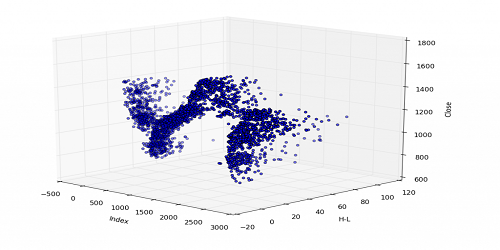
#> input picture 3D-Matplotlib.png, 500 x 250 px
$ python opencv5-selfchallenge.py
#> lines starting #> are read from the running program, lines starting #| are printed output that depends on the picture; after the words box and inside, x2 and y2 are one past the last pixel; in counts of white or black regions, pixels touching at a corner belong together
import cv2
import numpy as np

img1 = cv2.imread('3D-Matplotlib.png')
#> img1 is the input picture: shape (250, 500, 3); mean B, G, R 240.9, 235.7, 235.7
img2 = cv2.imread('ball.jpg')
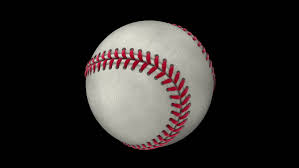
#> input picture ball.jpg, 299 x 168 px
#> img2 is the input picture: shape (168, 299, 3); mean B, G, R 38.2, 39.7, 43.6
cv2.imshow('original', img2)

#print (img2.shape)
rows,cols,channels = img2.shape
#> rows = 168; cols = 299; channels = 3

roi = img1[0:rows, 0:cols]
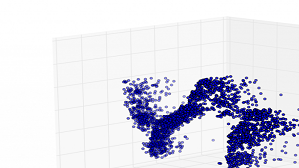
#> roi: shape (168, 299, 3); mean B, G, R 232.1, 219.9, 219.9
#cv2.imshow('roi', roi)
raw_add = cv2.add(roi, img2)
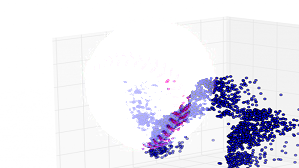
#> raw_add: shape (168, 299, 3); mean B, G, R 240.3, 230.2, 231
#cv2.imshow('raw_add', raw_add)

img2gray = cv2.cvtColor(img2, cv2.COLOR_BGR2GRAY)
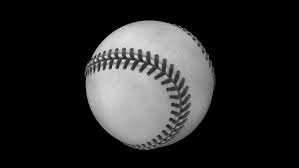
#> img2gray: shape (168, 299); min 0, max 233, mean 40.7
cv2.imshow('gray', img2gray)

ret, mask = cv2.threshold(img2gray, 20,255, cv2.THRESH_BINARY_INV)
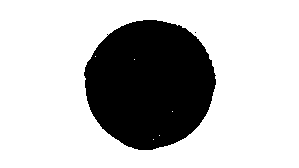
#> mask: shape (168, 299); 73.8% white; 2 black regions (1 under 20 px), largest, box (x1, y1, x2, y2) and area: (84, 20, 216, 150) 13177
cv2.imshow('masked', mask)

mask_inv = cv2.bitwise_not(mask)
cv2.imshow('masked_inv', mask_inv)

img1_bg = cv2.bitwise_and(roi,roi, mask = mask_inv)
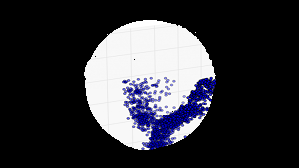
#> img1_bg: shape (168, 299, 3); mean B, G, R 57.8, 52.1, 52.1
cv2.imshow('img1_bg', img1_bg)

img2_fg = cv2.bitwise_and(img2,img2, mask = mask)
cv2.imshow('img2_fg', img2_fg)

dst = cv2.add(img1_bg,img2_fg)
cv2.imshow('dst',dst)

img1[0:rows,0:cols] = dst
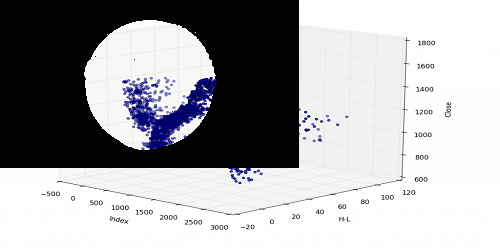
#> img1: shape (250, 500, 3); mean B, G, R 171.1, 168.7, 168.7
cv2.imshow('final', img1)

cv2.waitKey(0)
cv2.destroyAllWindows()
